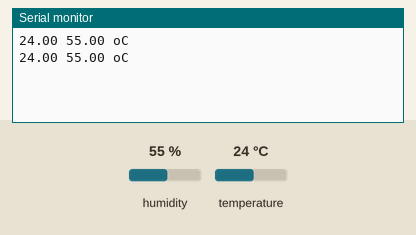
Simulated run of this sketch. Board: Arduino Uno, built with avr-gcc and run on an emulated ATmega328P. Parts: the last lines printed to the serial monitor. Inputs (shaded band) come from the test bench; at power-on: humidity 55 %, temperature 24 °C.

Above: at 2.8 s.
2.9 s: humidity set to 22 %
At 4.5 s:
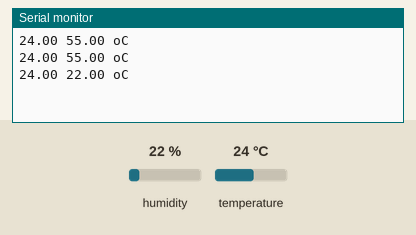
5.6 s: temperature set to 12 °C
At 6.9 s:
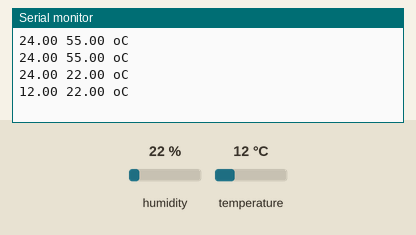
8.3 s: humidity set to 40 %
At 10.5 s:
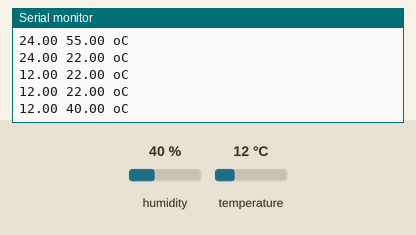
Timing chart, 0 to 12.0 s (numbered marks = the images above; inputs shaded):
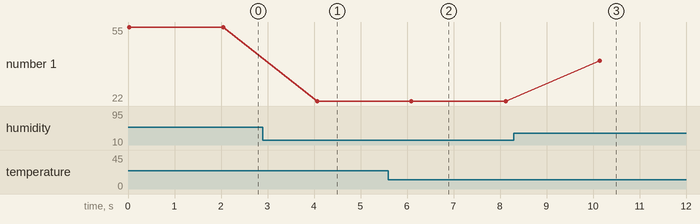

The sketch:

P3_DHT11.ino
```cpp
#include "DHT.h"
#define DHTPIN 2
#define DHTTYPE DHT11
DHT dht(DHTPIN, DHTTYPE);

void setup() {
Serial.begin(9600);
dht.begin();
}
void loop() {
float h = dht.readHumidity();
float t = dht.readTemperature();

//Serial.print("Humedad: ");
Serial.print(t);
//Serial.print(" %  ");
Serial.print(" ");
Serial.print(h);
Serial.println (" oC");
delay(2000);
}
```

Measured:
- after the input at 2.9 s, the serial monitor: prints a new line after 1.2 s (image 1)
- after the input at 5.6 s, the serial monitor: prints a new line after 0.50 s (image 2)
- after the input at 8.3 s, the serial monitor: prints a new line after 1.8 s (image 3)
- plotted number 1: 55 → 22 after the input at 2.9 s, 22 → 40 after the input at 8.3 s
